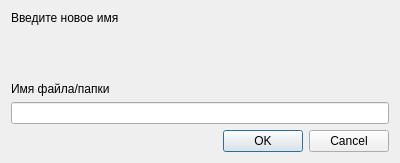
<?xml version="1.0" encoding="UTF-8"?>
<ui version="4.0">
 <class>Dialog</class>
 <widget class="QDialog" name="Dialog">
  <property name="geometry">
   <rect>
    <x>0</x>
    <y>0</y>
    <width>400</width>
    <height>163</height>
   </rect>
  </property>
  <property name="windowTitle">
   <string>Переименовать</string>
  </property>
  <layout class="QVBoxLayout" name="verticalLayout">
   <item>
    <widget class="QLabel" name="label">
     <property name="styleSheet">
      <string notr="true">font: 700 14pt &quot;Arial&quot;;</string>
     </property>
     <property name="text">
      <string>Введите новое имя</string>
     </property>
    </widget>
   </item>
   <item>
    <spacer name="verticalSpacer">
     <property name="orientation">
      <enum>Qt::Vertical</enum>
     </property>
     <property name="sizeHint" stdset="0">
      <size>
       <width>20</width>
       <height>40</height>
      </size>
     </property>
    </spacer>
   </item>
   <item>
    <widget class="QLabel" name="label_2">
     <property name="text">
      <string>Имя файла/папки</string>
     </property>
    </widget>
   </item>
   <item>
    <widget class="QLineEdit" name="inputNewName"/>
   </item>
   <item>
    <widget class="QDialogButtonBox" name="buttonBox">
     <property name="standardButtons">
      <set>QDialogButtonBox::Cancel|QDialogButtonBox::Ok</set>
     </property>
    </widget>
   </item>
  </layout>
 </widget>
 <resources/>
 <connections/>
</ui>
